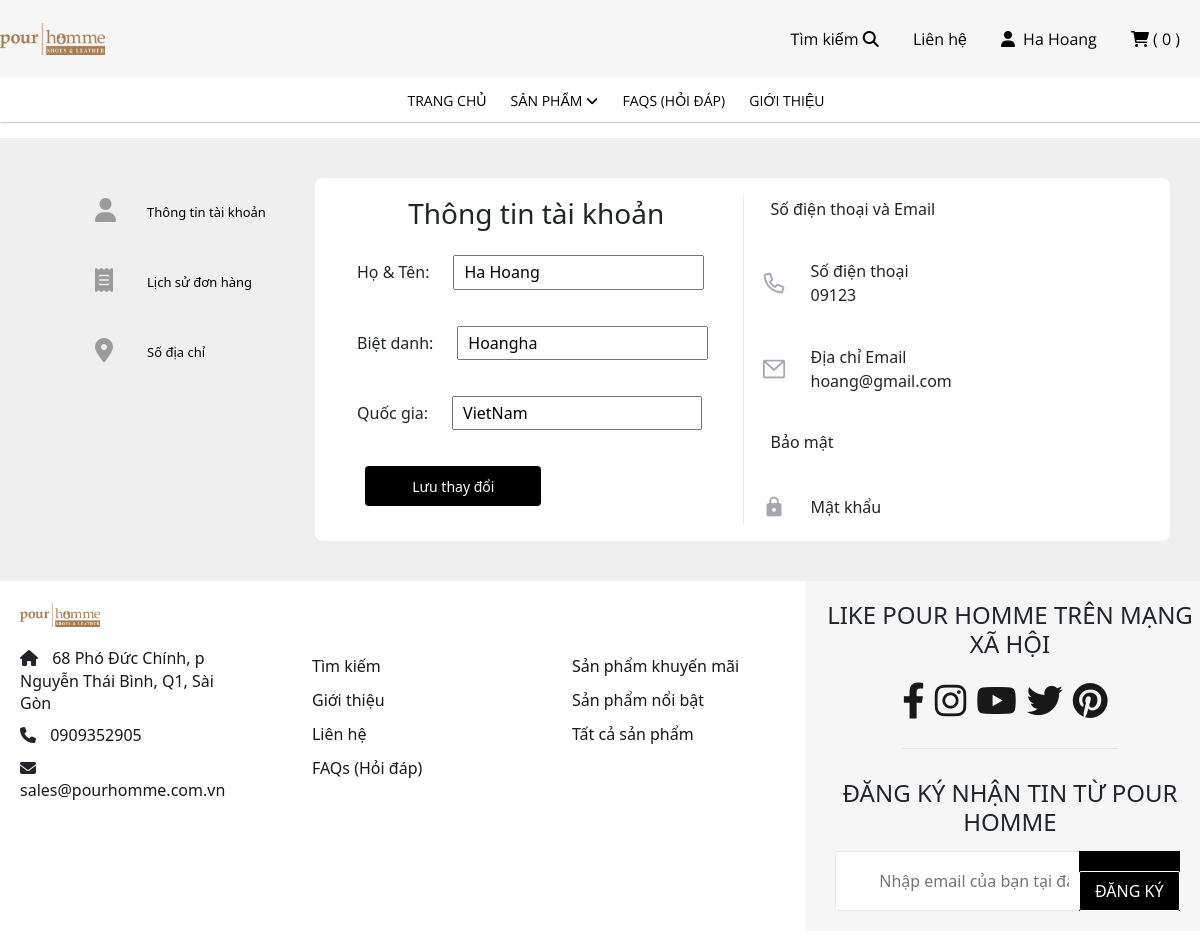
The app's page /accountEdit.php (signed in) with its own data.
### tables this page shows
CREATE TABLE `customer` (
  `customerID` varchar(50) NOT NULL,
  `customerName` varchar(100) DEFAULT NULL,
  `customerEmail` varchar(100) DEFAULT NULL,
  `userNameAccount` varchar(100) DEFAULT NULL,
  `userPasswordAccount` varchar(100) DEFAULT NULL,
  `phoneNumber` varchar(11) DEFAULT NULL,
  `addressLine1` varchar(100) DEFAULT NULL,
  `addressLine2` varchar(100) DEFAULT NULL,
  `city` varchar(50) DEFAULT NULL,
  `country` varchar(50) DEFAULT NULL,
  `customerStatus` bit(1) DEFAULT b'0'
);

### accountEdit.php (the view, shortened to what this page needs)
<!DOCTYPE html>
<html lang="en">
<head>
    <link rel="stylesheet" href="./Font/fontawesome-free-6.2.0-web/css/all.css">
    <link rel="stylesheet" href="./CSS/accountEdit.css">
    <link rel="stylesheet" href="./Framework/bootstrap/css.css">
</head>
<body>
    <?php include 'header.php'; ?>
    <?php
    require_once('./ConnectDatabase/connectDatabase.php');
        $customerID = $_SESSION['customerID'];
        $customerName = "";
        $customerNickName = "";
        $customerEmail = "";
        $customerCountry = "";
        $customerPhone = "";
        $sql = "SELECT * FROM CUSTOMER WHERE customerID = '$customerID' ";
        $stmt = $conn->query($sql);
        while ($row = $stmt->fetch()){
            $customerName = $row['customerName'];
            $customerNickName = $row['userNameAccount'];
            $customerEmail = $row['customerEmail'];
            $customerCountry = $row['country'];
            $customerPhone = $row['phoneNumber'];
        }
    ?>
    <section class="user_container">
        <div class="user_content container">
            <div class="table_user row">
                <div class="user_sidebar col-3">
                    <div class="detail_sidebar">
                        <ul class="style_sidebar">
                            <li>
                                <a href="./accountEdit.php" class="text_href">
                                    <i class="fa-solid fa-user icon"></i>
                                    <span class="text_style">Thông tin tài khoản</span>
                                </a>
                            </li>
                            <li>
                                <a href="./historyOrder.php" class="text_href">
                                    <i class="fa-solid fa-receipt icon"></i>
                                    <span class="text_style">Lịch sử đơn hàng</span>
                                </a>
                            </li>
                            <li>
                                <a href="./address.php" class="text_href">
                                    <i class="fa-solid fa-location-dot icon"></i>
                                    <span class="text_style">Số địa chỉ</span>
                                </a>
                            </li>
                        </ul>
                    </div>
                </div>
                <div class="user_detail col-9">
                    <div class="info_detail">
                        <div class="info-left col-6">
                            <h3 class="info_title text-center">Thông tin tài khoản</h3>
                            <form action="" class="info_content" method="post">
                                <div class="form-info">
                                    <div class="form-name">
                                        <div class="form-control">
                                            <label class="nameInput" for="">Họ & Tên: </label>
                                            <?php
                                                echo '<input class="input_field" type="text" name="fullname" placeholder="Thêm họ tên" value="'.$customerName.'">';
                                            ?>
                                        </div>
                                        <div class="form-control">
                                            <label class="nicknameInput" for="">Biệt danh: </label>
                                            <?php
                                                echo '<input class="input_field" type="text" name="nickname" placeholder="Thêm biệt danh" value="'.$customerNickName.'">';
                                            ?>
                                        </div>
                                    </div>
                                </div>
                                    <div class="form-control">
                                        <label class="countryInput" for="">Quốc gia: </label>
                                        <?php
                                            echo '<input class="input_field" type="text" name="country" placeholder="Thêm quốc gia" value="'.$customerCountry.'">'
                                        ?>
                                    </div>
                                    <div class="form-control">
                                        <label class="input-label">&nbsp;</label>
                                        <button type="submit" class="input-btn">Lưu thay đổi</button>
                                    </div>
                            </form>
                        </div>
                        <div class="info-right col-6">
                            <div class="info_title">Số điện thoại và Email</div>
                            <div class="Phone&Email-title">
                                <div class="list-item">
                                    <div class="info">
                                        <img class="icon" src="./Image/icon/phone.png" alt="">
                                        <div class="info-container">
                                            <span>Số điện thoại</span>
                                            <span>
                                                <?php
                                                    echo $customerPhone;
                                                ?>
                                            </span>
                                        </div>
                                    </div>
                                </div>
                                <div class="list-item">
                                    <div class="info">
                                        <img class="icon" src="./Image/icon/email.png" alt="">
                                        <div class="info-container">
                                            <span>Địa chỉ Email</span>
                                            <span>
                                                <?php
                                                    echo $customerEmail;
                                                ?>
                                            </span>
                                        </div>
                                    </div>
                                </div>
                            </div>
                            <div class="info_title">Bảo mật</div>
                            <div class="security-title">
                                <div class="list-item">
                                    <div class="info">
                                        <img class="icon" src="./Image/icon/lock.png" alt="">
                                        <div class="info-container">
                                            <span>Mật khẩu</span>
                                        </div>
                                    </div>
                                </div>
                            </div>
                        </div>
                    </div>
                </div>
            </div>
        </div>
    </section>
    <?php include 'footer.php'; ?>
</body>
</html>

### CSS/accountEdit.css (style rules this page uses)
* { margin: 0; padding: 0; box-sizing: border-box; }
.user_container { background-color: #efefef; }
.user_detail { background-color: #fff; border-radius: 8px; }
.detail_sidebar { background-color: #efefef; border-radius: 8px; }
.info_detail { display: flex; flex-wrap: nowrap; background-color: #fff; border-radius: 8px; }
.info_title { padding: .375rem .75rem; margin: 0.8rem 0; }
.table_user { padding: 2.5rem 0; }
.text_href { text-decoration: none; padding: 20px 18px; display: flex; align-items: center; }
li { list-style: none; }
.text_style { font-size: 13px; font-weight: 300px; color: rgb(0,0,0);; }
.icon { width: 24px; height: 24px; margin: 0px 22px 0px 0px; font-size: 24px; color: rgb(155, 155, 155); }
.form-control { border: none !important; margin-bottom: 24px; }
.nameInput, .nicknameInput, .dateInput, .genderInput, .countryInput { margin-right: 1.2rem; }
.input-btn { border: 0px; width: 176px; height: 40px; border-radius: 4px; color: rgb(255, 255, 255); font-size: 14px; background-color: rgb(0,0,0); cursor: pointer; }
.list-item { display: flex; justify-content: space-between; align-items: center; padding: 19px 0px; }
.input_field { width: 70%; padding: .2rem .6rem; }
.info { display: flex; align-items: center; justify-content: center; }
.icon { width: 30px; height: 30px; vertical-align: bottom; }
.info-container { display: flex; flex-direction: column; }
.form-control button[type="submit"] { border: 0px; width: 176px; height: 40px; border-radius: 4px; color: rgb(255, 255, 255); font-size: 14px; background-color: rgb(0, 0 ,0); cursor: pointer; }

### CSS/header.css (style rules this page uses)
* { margin: 0; padding: 0; box-sizing: border-box; }

### records on screen
customer: fullname "Ha Hoang", nickname "Hoangha", country "VietNam", phoneNumber "09123", customerEmail "hoang@gmail.com"

### other values on screen
$userName "Ha Hoang"
